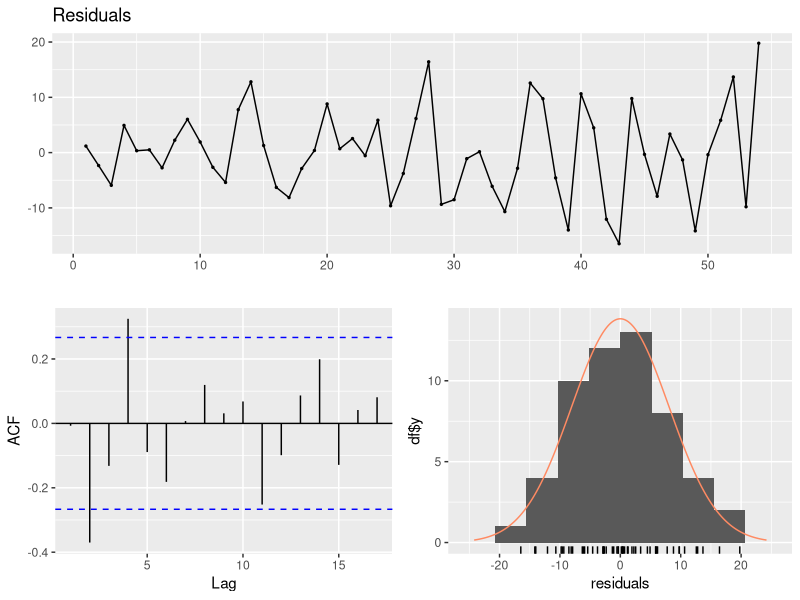
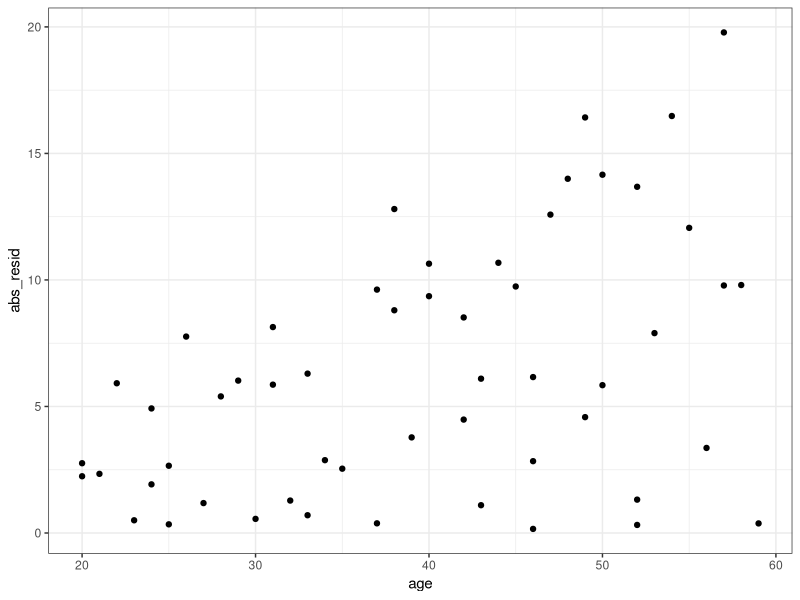
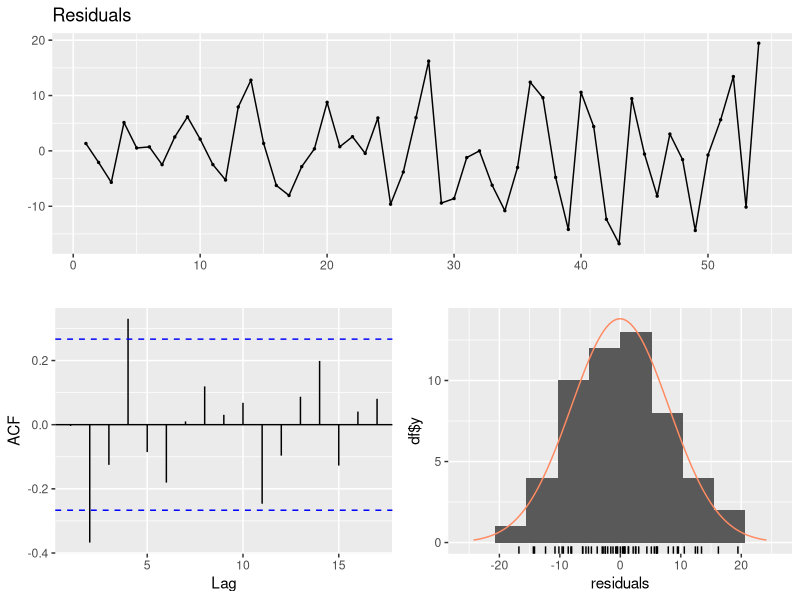
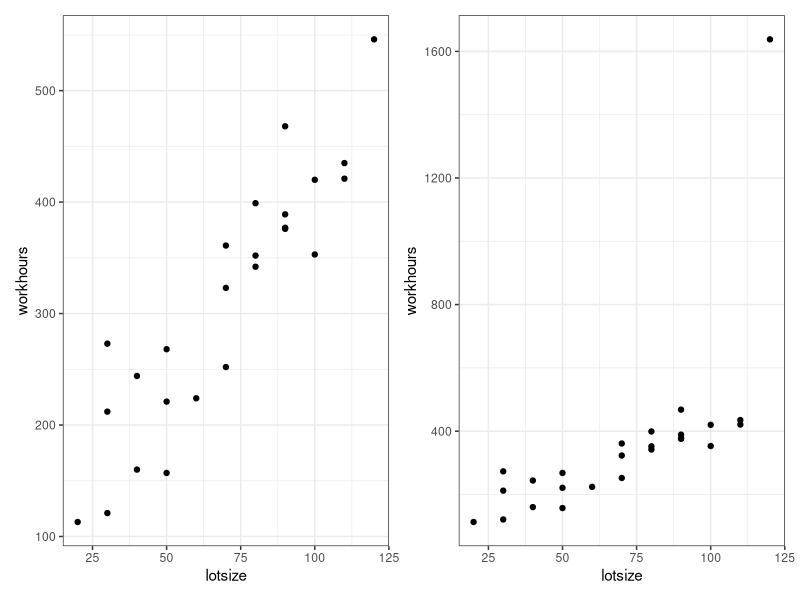
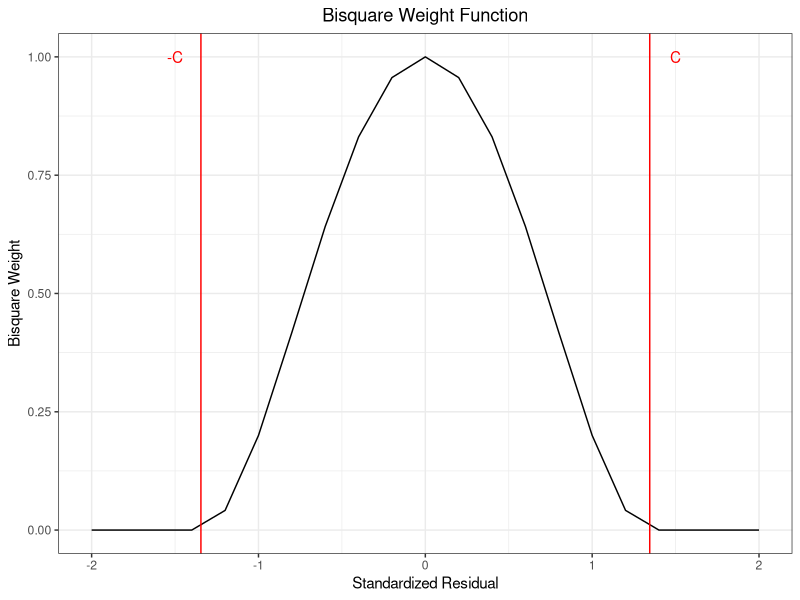
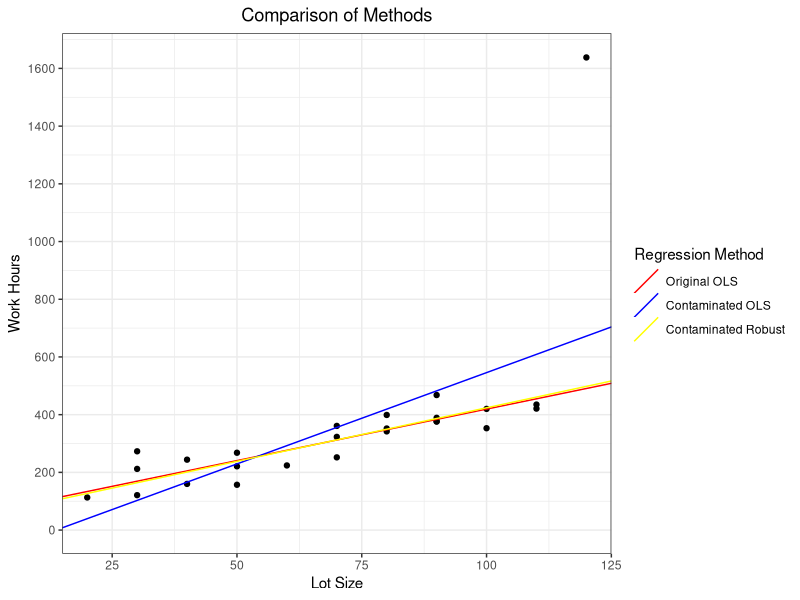
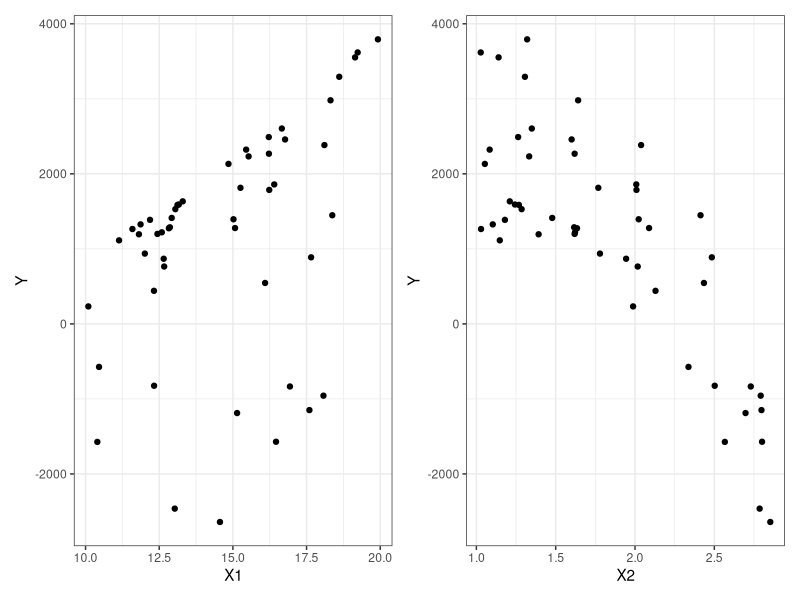
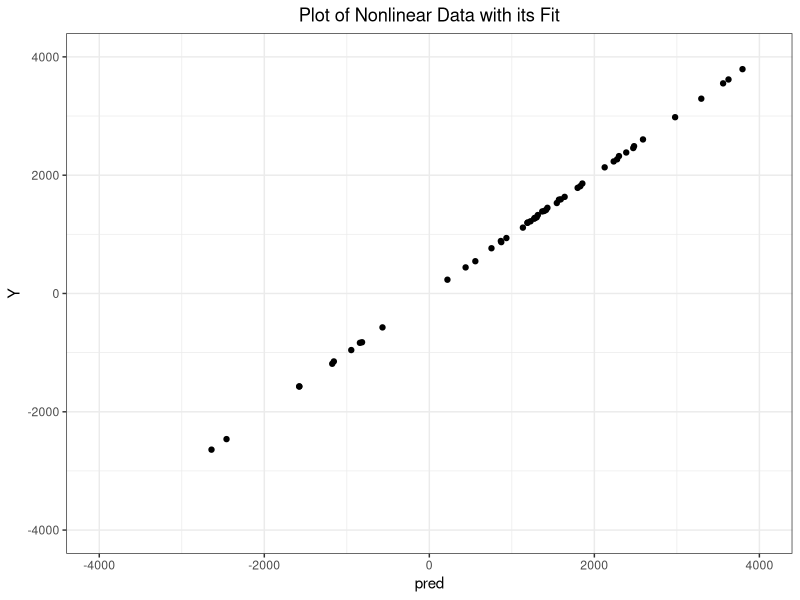

Source code (R) for these figures, in order:
library(tidyverse)
library(forecast)
library(lmtest)
library(patchwork)
library(MASS)

# Read in data
bpexample <- data.frame(
  age = c(
    27, 21, 22, 24, 25, 23, 20, 20, 29, 24,
    25, 28, 26, 38, 32, 33, 31, 34, 37, 38,
    33, 35, 30, 31, 37, 39, 46, 49, 40, 42,
    43, 46, 43, 44, 46, 47, 45, 49, 48, 40,
    42, 55, 54, 57, 52, 53, 56, 52, 50, 59,
    50, 52, 58, 57
  ),
  bp = c(
    73, 66, 63, 75, 71, 70, 65, 70, 79, 72,
    68, 67, 79, 91, 76, 69, 66, 73, 78, 87,
    76, 79, 73, 80, 68, 75, 89, 101, 70, 72,
    80, 83, 75, 71, 80, 96, 92, 80, 70, 90,
    85, 76, 71, 99, 86, 79, 92, 85, 71, 90,
    91, 100, 80, 109
  )
)

# Try OLS
bp_lm <- lm(bp ~ age, data = bpexample)
summary(bp_lm)
checkresiduals(bp_lm)

# https://www.statology.org/weighted-least-squares-in-r/
# Breusch-Pagan test
bptest(bp_lm)

# Look for relationship between SD of resid and X
resid_df <- data.frame(age = bpexample$age, abs_resid = abs(residuals(bp_lm)))
ggplot(resid_df, aes(age, abs_resid)) +
  geom_point() +
  theme_bw()

# Define weight
bp_weight <- 1 / lm(abs(bp_lm$residuals) ~ bp_lm$fitted.values)$fitted.values^2

# Fit WLS model
bp_wls <- lm(bp ~ age, data = bpexample, weights = bp_weight)
summary(bp_wls)
checkresiduals(bp_wls)
bptest(bp_wls)

################################################################################

# Create the data frame
toluca <- data.frame(
  lotsize = c(80, 30, 50, 90, 70, 60, 120, 80, 100, 50, 40, 70, 90, 20, 110, 100, 30, 50, 90, 110, 30, 90, 40, 80, 70),
  workhours = c(399, 121, 221, 376, 361, 224, 546, 352, 353, 157, 160, 252, 389, 113, 435, 420, 212, 268, 377, 421, 273, 468, 244, 342, 323)
)

# Create contaminated data
contam <- toluca |>
  mutate(workhours = ifelse(workhours > 500, workhours * 3, workhours))

# Plot side by side
g1 <- ggplot(toluca, aes(lotsize, workhours)) +
  geom_point() +
  theme_bw()
g2 <- ggplot(contam, aes(lotsize, workhours)) +
  geom_point() +
  theme_bw()
g1 + g2

# Look at shape of bisquare weighting curve
c <- 1.345
temp <- data.frame(u = seq(-2, 2, by = 0.2)) |>
  mutate(w = ifelse(abs(u) > c, 0, (1 - (u / c)^2)^2))
ggplot(temp, aes(u, w)) +
  geom_line() +
  theme_bw() +
  geom_vline(xintercept = -c, color = "red") +
  annotate("text", x = -1.5, y = 1, label = "-C", color = "red") +
  geom_vline(xintercept = c, color = "red") +
  annotate("text", x = 1.5, y = 1, label = "C", color = "red") +
  xlab("Standardized Residual") +
  ylab("Bisquare Weight") +
  ggtitle("Bisquare Weight Function") +
  theme(plot.title = element_text(hjust = 0.5))

# OLS regression on original data
toluca_lm <- lm(workhours ~ lotsize, data = toluca)
summary(toluca_lm)

# OLS regression on response-contaminated data
contam_lm <- lm(workhours ~ lotsize, data = contam)
summary(contam_lm)

# Robust regression on response-contaminated data
contam_rlm <- rlm(workhours ~ lotsize, data = contam)
summary(contam_rlm)

# Plot comparison between the three methods
ggplot(contam, aes(lotsize, workhours)) +
  geom_point() +
  theme_bw() +
  geom_abline(aes(intercept = toluca_lm$coefficients[1],
                  slope = toluca_lm$coefficients[2],
                  color = "Original OLS")) +
  geom_abline(aes(intercept = contam_lm$coefficients[1],
                  slope = contam_lm$coefficients[2],
                  color = "Contaminated OLS")) +
  geom_abline(aes(intercept = contam_rlm$coefficients[1],
                  slope = contam_rlm$coefficients[2],
                  color = "Contaminated Robust")) +
  xlab("Lot Size") +
  scale_y_continuous("Work Hours", breaks = seq(0, 1600, by = 200), limits = c(0, 1640)) +
  scale_color_manual(breaks = c("Original OLS", "Contaminated OLS", "Contaminated Robust"),
                     values = c("red", "blue", "yellow"),
                     name = "Regression Method") +
  ggtitle("Comparison of Methods") +
  theme(plot.title = element_text(hjust = 0.5))

################################################################################

# Generate random data
set.seed(1234)
temp <- data.frame(X1 = 10 + 10 * runif(50),
                   X2 = 1 + 2 * runif(50),
                   error = 10 * rnorm(50))

# Define true relation
temp1 <- temp |>
  mutate(Y = 50 + 10 * X1^2 - 16 * exp(2 * X2) + error)

# Look at plots
g1 <- ggplot(temp1, aes(X1, Y)) +
  geom_point() +
  theme_bw()
g2 <- ggplot(temp1, aes(X2, Y)) +
  geom_point() +
  theme_bw()
g1 + g2

# Try nonlinear regression
my_nls <- nls(Y ~ b0 + b1 * X1^b2 + b3 * exp(b4 * X2),
              data = temp1,
              start = c(b0 = 100, b1 = 8, b2 = 3, b3 = -20, b4 = 4))
summary(my_nls)

# Plot
nls_df <- data.frame(pred = my_nls$m$fitted(), Y = temp1$Y)
ggplot(nls_df, aes(pred, Y)) +
  geom_point() +
  theme_bw() +
  scale_x_continuous(breaks = seq(-4000, 4000, by = 2000), limits = c(-4000, 4000)) +
  scale_y_continuous(breaks = seq(-4000, 4000, by = 2000), limits = c(-4000, 4000)) +
  ggtitle("Plot of Nonlinear Data with its Fit") +
  theme(plot.title = element_text(hjust = 0.5))
